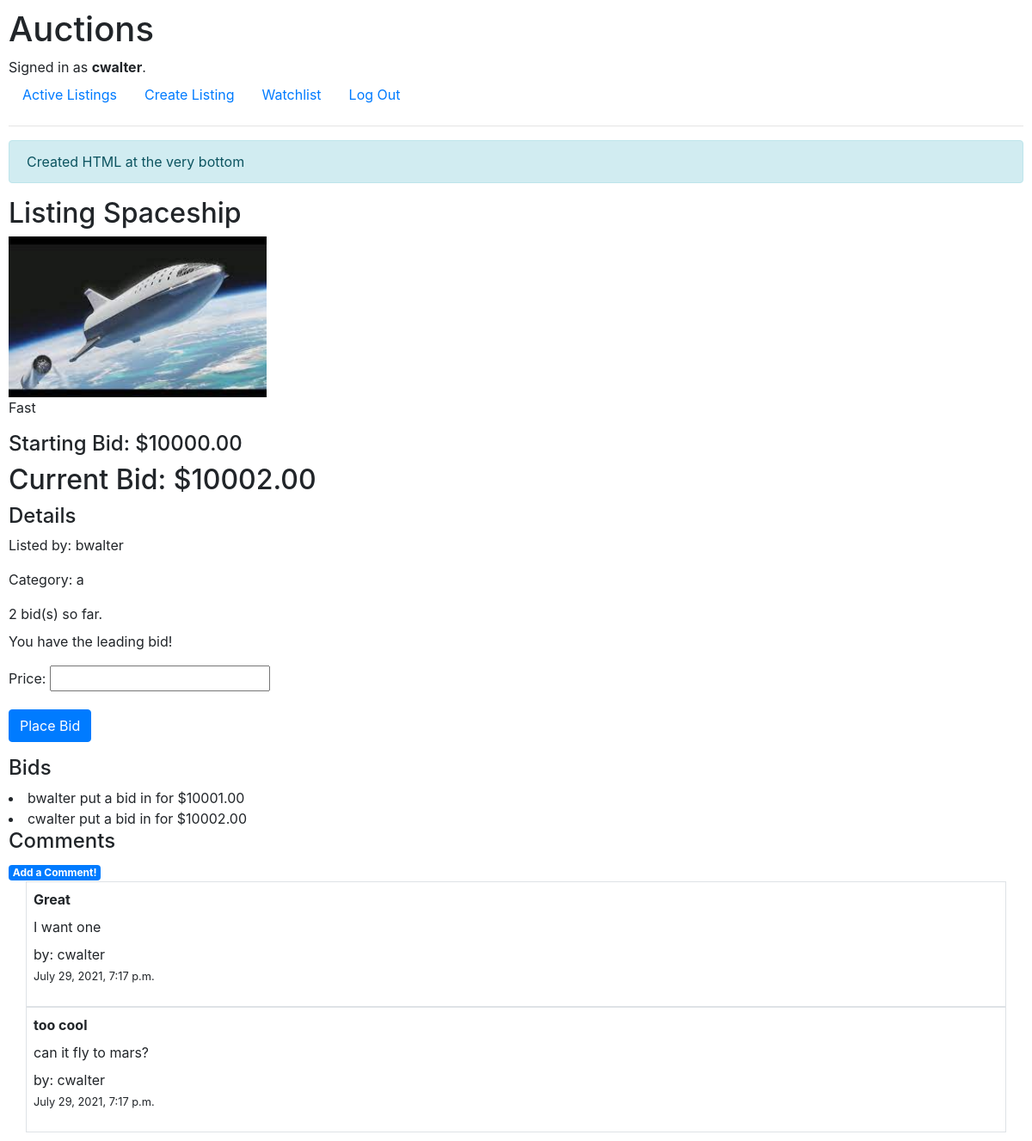
Screenshot of /listing/2 (signed in) with the database file from the repository.
### auctions/models.py (models this page shows, shortened)
class User(AbstractUser):
    pass

class Listing(models.Model):
    title = models.CharField(max_length=64)
    description = models.CharField(max_length=255)
    starting_bid = models.DecimalField(max_digits=10, decimal_places=2)
    time = models.DateTimeField(auto_now_add=True, blank=True)
    owner = models.ForeignKey(User, on_delete=CASCADE, related_name="owner")
    bids = models.ManyToManyField(Bid, blank=True, related_name="bids")
    comments = models.ManyToManyField(Comment, blank=True, related_name="comments")
    image = models.ImageField(upload_to='images', null=True, blank=True)
    closed = models.BooleanField(default=False)
    category = models.CharField(max_length=25, choices=CATEGORIES, default=CATEGORIES[5][1])
    current_price = models.DecimalField(max_digits=10, decimal_places=2, default=Decimal('0.00'))

class Bid(models.Model):
    time = models.DateTimeField(auto_now_add=True, blank=True)
    user = models.ForeignKey(User, on_delete=models.CASCADE, related_name="user_bids")
    price = models.DecimalField(max_digits=10, decimal_places=2)
    def __str__(self):
        return f"{self.user} put a bid in for ${self.price}"

class Comment(models.Model):
    user = models.ForeignKey(User, on_delete=models.CASCADE, related_name="user_comments")
    title = models.CharField(max_length=64, default="")
    comment = models.CharField(max_length=255)
    time = models.DateTimeField(auto_now_add=True, blank=True)

### auctions/views.py (the view, shortened to what this page needs)
# urls.py: path("listing/<int:listing_id>", views.listing, name="listing"),
@login_required
def listing(request, listing_id):
    listing = Listing.objects.get(pk=listing_id)
    return render(request, "auctions/listing.html", {
        "listing": listing,
        "form": BidForm(),
        "message": "Created HTML at the very bottom"
    })

### auctions/forms.py
class BidForm(ModelForm):
  class Meta:
    model = Bid
    fields = ["price"]

### auctions/templates/auctions/listing.html (shortened to what this page needs)
{% extends "auctions/layout.html" %}
{% block body %}
    <div class="alert alert-info" role="alert">
        {{ message }}
    </div>
    <h2>Listing {{ listing.title }}</h2>
    <div>
        <img src="{{ listing.image.url }}" alt="image" style="width: 300px; height: auto">
    </div>
    <div>
        <p>{{ listing.description }}</p>
        <h4>Starting Bid: ${{ listing.starting_bid }}</h4>
        <h2>Current Bid: ${{ listing.current_price }}</h2>
        <h4>Details</h4>
        <p>Listed by: {{ listing.owner }}</p>
        <p>Category: {{ listing.category }}</p>
        <div>
            <form action="{% url 'listing' listing.id %}" method="POST">
                <div class="form-group">
                  <label for="bid">{{ listing.bids.count }} bid(s) so far.</label>
                  <p>
                      {% if listing.bids.last.user == user %}
                        You have the leading bid!
                      {% endif %}
                  </p>
                </div>
                {% if not listing.closed %}
                <div class="form-group">
                  {{ form.as_p }}
                </div>
                <div class="form-group">
                  <input type="submit" name="button" class="btn btn-primary" value="Place Bid">
                </div>
                {% endif %}
            </form>
            <h4>Bids</h4>
                {% for bid in listing.bids.all %}
                    <li>{{ bid }}</li>
                {% endfor %}
        </div>
    </div>
      <div>
        <h4>Comments</h4>
        <a href="{% url 'comment' listing.id %}"><span class="badge badge-primary">Add a Comment!</span></a>
        {% for comment in listing.comments.all %}
          <div class="container m3-5 p-2 border">
            <p><strong>{{ comment.title }}</strong></p>
            <p class="mt-n2">{{ comment.comment }}</p>
            <p class="mt-n2">by: {{ comment.user.username }}</p>
            <p class="mt-n3"><small>{{ comment.time }}</small></p>
          </div>
        {% endfor %}
      </div>
{% endblock %}

### auctions/templates/auctions/layout.html (shortened to what this page needs)
{% load static %}
<!DOCTYPE html>
<html lang="en">
    <head>
        <link rel="stylesheet" href="https://stackpath.bootstrapcdn.com/bootstrap/4.4.1/css/bootstrap.min.css">
        <link href="{% static 'auctions/styles.css' %}" rel="stylesheet">
    </head>
    <body>
        <h1>Auctions</h1>
        <div>
            {% if user.is_authenticated %}
                Signed in as <strong>{{ user.username }}</strong>.
            {% else %}
                Not signed in.
            {% endif %}
        </div>
        <ul class="nav">
            <li class="nav-item">
                <a class="nav-link" href="{% url 'index' %}">Active Listings</a>
            </li>
            {% if user.is_authenticated %}
                <li class="nav-item">
                    <a class="nav-link" href="{% url 'create' %}">Create Listing</a>
                </li>
                <li class="nav-item">
                    <a class="nav-link" href="{% url 'watchlist' %}">Watchlist</a>
                </li>
                <li class="nav-item">
                    <a class="nav-link" href="{% url 'logout' %}">Log Out</a>
                </li>
            {% endif %}
        </ul>
        <hr>
        {% block body %}
        {% endblock %}
    </body>
</html>

### auctions/static/auctions/styles.css (style rules this page uses)
body { padding: 10px; }

### rows the page displays
User: username "cwalter"
Listing: title "Spaceship", image (picture), description "Fast", starting_bid "10000.00", current_price "10002.00", owner "bwalter", category "a", bids.count "2"
Bid: user+price "bwalter put a bid in for $10001.00"
Bid: user+price "cwalter put a bid in for $10002.00"
Comment: title "Great", comment "I want one", user.username "cwalter", time "July 29, 2021, 7:17 p.m."
Comment: title "too cool", comment "can it fly to mars?", user.username "cwalter", time "July 29, 2021, 7:17 p.m."

### other values shown
{{ message }} "Created HTML at the very bottom"
